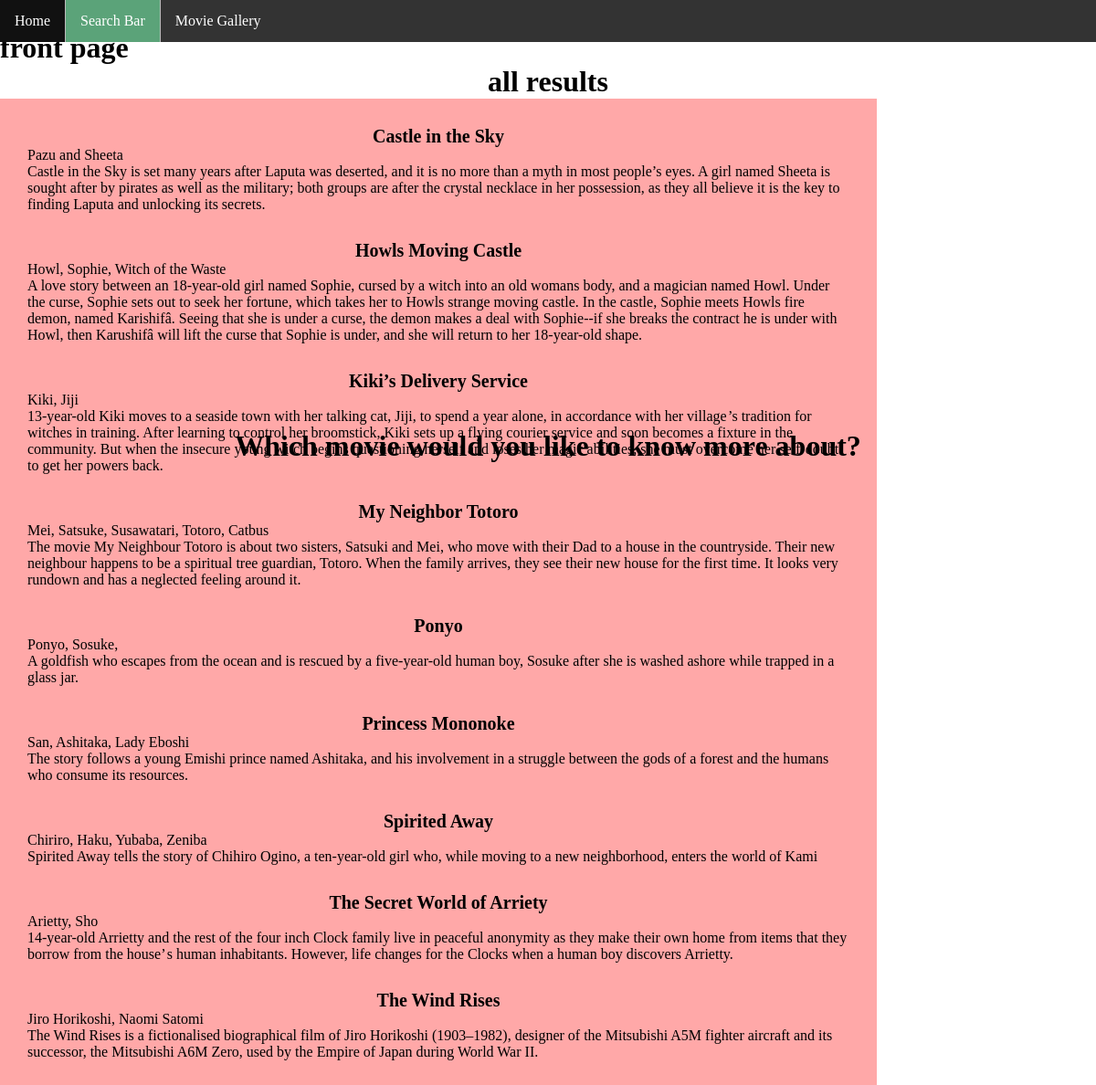
The app's page /studio-ghibli-csp/index.php with its own data.
### tables this page shows
CREATE TABLE `studioghib` (
  `movieTitle` varchar(50) NOT NULL,
  `maincharacters` varchar(50) NOT NULL,
  `descriptions` varchar(1000) NOT NULL,
  UNIQUE (movieTitle)
);

### studio-ghibli-csp/index.php (the view, shortened to what this page needs)
<!DOCTYPE html>
<html lang="en">
<head>
    <link rel = "stylesheet" href = style.css>
    <div class = "navbar">
      <ul>
        <li><a href="index.html">Home</a></li>
        <li><a class = "active" href="index.php">Search Bar</a></li>
        <li><a href="movieGallery.html">Movie Gallery</a></li>
      </ul>
    </div>
</head>
  <body>
  <form action="search.php" method="POST">
    <button type="submit" name="submit-search">Search! </button>
  </form>
  <h1 style = "text-align: center; border-radius: 1em;
  padding: 1em;
  position: absolute;
  top: 40%;
  left: 50%;
  margin-right: -50%;
  transform: translate(-50%, -50%)">Which movie would you like to know more about?</h1>
  <h1>front page</h1>
  <h2> all results</h2>
  <div class="result-container">
    <?php
    include 'dbh.php';
      $sql = "SELECT * FROM studioghib";
      $result = mysqli_query($conn, $sql);
      $queryResults = mysqli_num_rows($result);
      if ($queryResults>0) {
        while ($row = mysqli_fetch_assoc($result)){
          echo "<div class= 'result-box'>
            <h3>".$row['movieTitle']."</h3>
            <p>".$row['maincharacters']."</p>
            <p>".$row['descriptions']."</p>
          </div>";
        }
      }
    ?>
  </body>
 </html>

### studio-ghibli-csp/style.css (style rules this page uses)
* { padding: 0; margin: 0; }
ul { list-style-type: none; margin: 0; padding: 0; overflow: hidden; background-color: #333; }
li { float: left; }
li a { display: block; color: white; text-align: center; padding: 14px 16px; text-decoration: none; }
.active { background-color: #5ba379; }
li { border-right: 1px solid #bbb; }
li:last-child { border-right: none; }
ul { position: fixed; top: 0; width: 100%; }
h2 { font-size : 200%; text-align : center; }
h3 { font-size : 125%; text-align : center; }
.navbar { overflow: hidden; background-color: #333; }
.result-container { width: 900px; background-color: rgb(255, 168, 168); padding: 30px; }
.result-box { padding-bottom: 30px; width: 100% }
button { width: 100px; height: 44px; font-size: 22px; }

### studio-ghibli-csp/index.php (style rules this page uses)
button { height:30px; }
body { background-image: url(https://i.pinimg.com/originals/b7/37/14/b73714046581ab14cb347a4ba2cff999.jpg); background-repeat: no-repeat; background-attachment: fixed; background-size: cover; }

### records on screen
studioghib: movieTitle "Castle in the Sky", maincharacters "Pazu and Sheeta", descriptions "Castle in the Sky is set many years after Laputa was deserted, and it is no more than a myth in most people’s eyes. A girl named Sheeta is sought after by pirates as well as the military; both groups are after the crystal necklace in her possession, as they all believe it is the key to finding Laputa and unlocking its secrets."
studioghib: movieTitle "Howls Moving Castle", maincharacters "Howl, Sophie, Witch of the Waste", descriptions "A love story between an 18-year-old girl named Sophie, cursed by a witch into an old womans body, and a magician named Howl. Under the curse, Sophie sets out to seek her fortune, which takes her to Howls strange moving castle. In the castle, Sophie meets Howls fire demon, named Karishifâ. Seeing that she is under a curse, the demon makes a deal with Sophie--if she breaks the contract he is under with Howl, then Karushifâ will lift the curse that Sophie is under, and she will return to her 18-year-old shape."
studioghib: movieTitle "Kiki’s Delivery Service", maincharacters "Kiki, Jiji", descriptions "13-year-old Kiki moves to a seaside town with her talking cat, Jiji, to spend a year alone, in accordance with her village ’s tradition for witches in training. After learning to control her broomstick, Kiki sets up a flying courier service and soon becomes a fixture in the community. But when the insecure young witch begins questioning herself and loses her magic abilities, she must overcome her self-doubt to get her powers back."
studioghib: movieTitle "My Neighbor Totoro", maincharacters "Mei, Satsuke, Susawatari, Totoro, Catbus", descriptions "The movie My Neighbour Totoro is about two sisters, Satsuki and Mei, who move with their Dad to a house in the countryside. Their new neighbour happens to be a spiritual tree guardian, Totoro. When the family arrives, they see their new house for the first time. It looks very rundown and has a neglected feeling around it."
studioghib: movieTitle "Ponyo", maincharacters "Ponyo, Sosuke,", descriptions "A goldfish who escapes from the ocean and is rescued by a five-year-old human boy, Sosuke after she is washed ashore while trapped in a glass jar."
studioghib: movieTitle "Princess Mononoke", maincharacters "San, Ashitaka, Lady Eboshi", descriptions "The story follows a young Emishi prince named Ashitaka, and his involvement in a struggle between the gods of a forest and the humans who consume its resources."
studioghib: movieTitle "Spirited Away", maincharacters "Chiriro, Haku, Yubaba, Zeniba", descriptions "Spirited Away tells the story of Chihiro Ogino, a ten-year-old girl who, while moving to a new neighborhood, enters the world of Kami"
studioghib: movieTitle "The Secret World of Arriety", maincharacters "Arietty, Sho", descriptions "14-year-old Arrietty and the rest of the four inch Clock family live in peaceful anonymity as they make their own home from items that they borrow from the house’ s human inhabitants. However, life changes for the Clocks when a human boy discovers Arrietty."
studioghib: movieTitle "The Wind Rises", maincharacters "Jiro Horikoshi, Naomi Satomi", descriptions "The Wind Rises is a fictionalised biographical film of Jiro Horikoshi (1903–1982), designer of the Mitsubishi A5M fighter aircraft and its successor, the Mitsubishi A6M Zero, used by the Empire of Japan during World War II."
